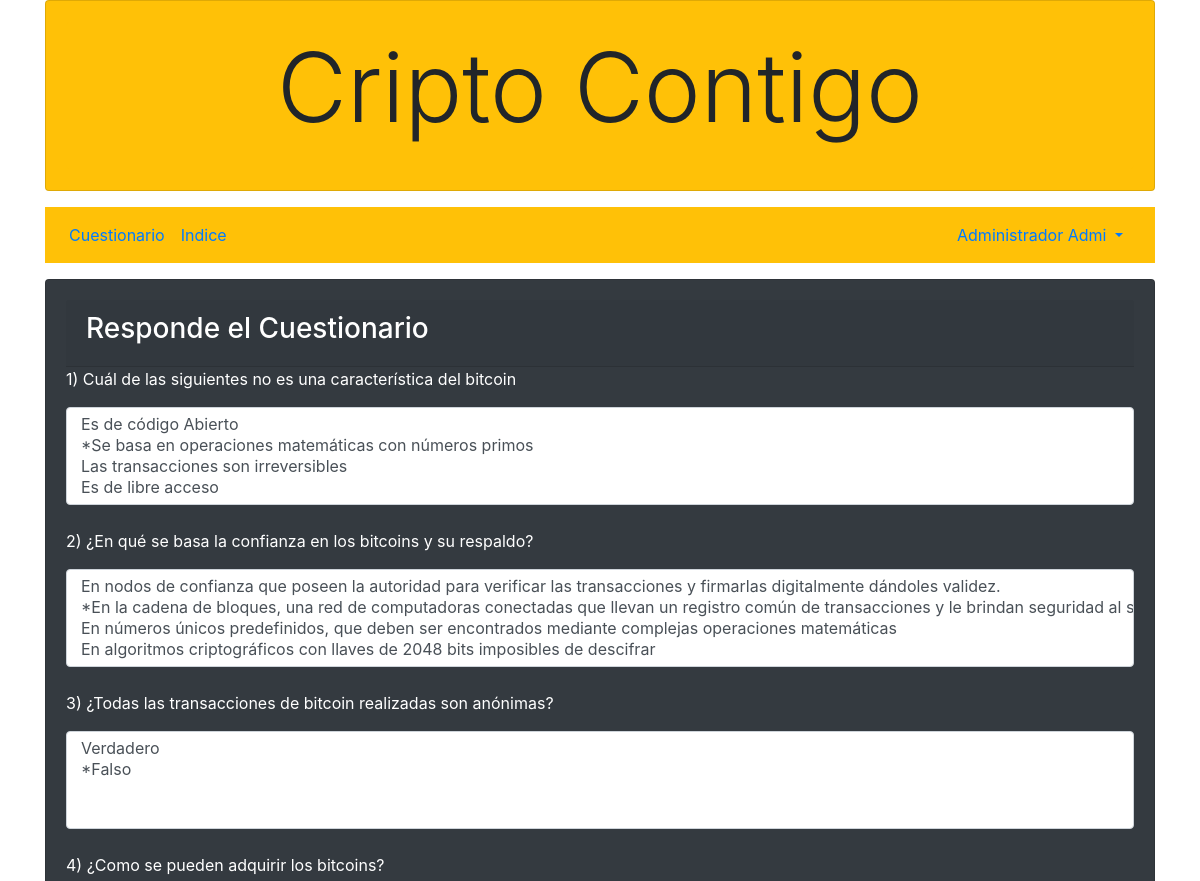
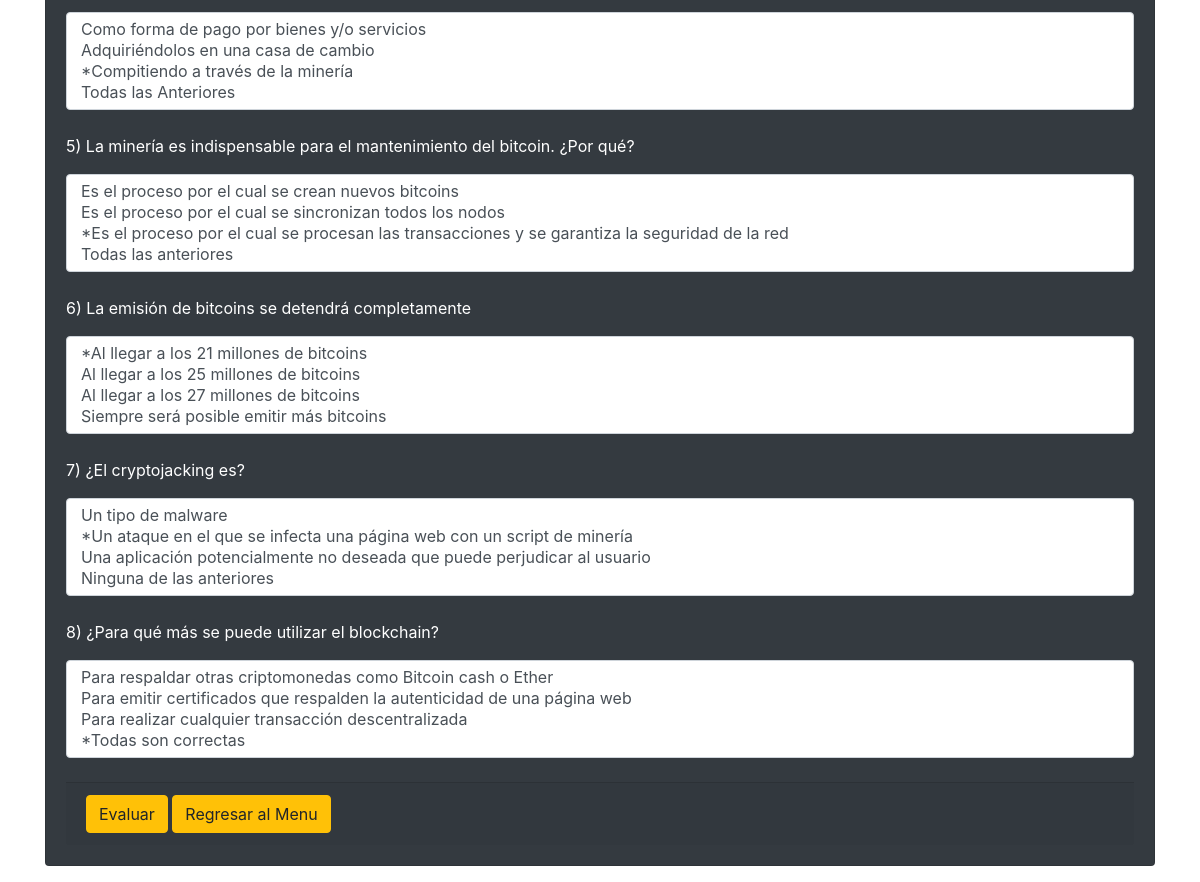
Screenshot of /evaluacion.php (signed in) with the database file from the repository (2 pictures, top to bottom).
### tables this page shows
CREATE TABLE `cuestionario` (
  `idpregunta` int(11) NOT NULL,
  `pregunta` text NOT NULL,
  `respuesta1` text NOT NULL,
  `respuesta2` text NOT NULL,
  `respuesta3` text NOT NULL,
  `respuesta4` text NOT NULL,
  `correcta` int(11) NOT NULL
);

### evaluacion.php (the view, shortened to what this page needs)
    <?php include 'encabezado.php'; ?>
    <?php include 'usuario.php'; ?>
    <?php
      $base=getPDO();
    ?>
    <div class="card bg-dark mb-3">
      <div class="card-body text-white">
        <div class="card-header"><h3>Responde el Cuestionario</h3></div>
         <form action='evaluacion.php' method='POST'>
            <?php
              $conexion = $base->query("SELECT * FROM cuestionario");
              $registros = $conexion->fetchAll(PDO::FETCH_OBJ);
              $lineas=1;
              foreach($registros as $preguntas):?>
                  <p><?php echo $preguntas->pregunta?></p>
                  <select class="custom-select" size="4" id="pregunta1" name="<?php echo 'respuesta'.$lineas?>">
                      <option value="1"><?php echo $preguntas->respuesta1?></option>
                      <option value="2"><?php echo $preguntas->respuesta2?></option>
                      <option value="3"><?php echo $preguntas->respuesta3?></option>
                      <option value="4"><?php echo $preguntas->respuesta4?></option>
                  </select>
                  <input type="hidden" id="idpregunta1" name="<?php echo 'idpregunta'.$lineas++?>" value="<?php echo $preguntas->idpregunta?>">
                  <br><br>
              <?php endforeach;
          ?>
        <div class="card-footer">
            <button class="btn btn-warning" name='guardar' value='guardar'>Evaluar </button>
            <a class="btn btn-warning" href="menu.php">Regresar al Menu</a>
        </div>
      </form>
    </div>
   </div>
</div>
<?php include 'pie.php'; ?>

### rows the page displays
cuestionario: pregunta "1) Cuál de las siguientes no es una característica del bitcoin"
cuestionario: pregunta "2) ¿En qué se basa la confianza en los bitcoins y su respaldo?"
cuestionario: pregunta "3) ¿Todas las transacciones de bitcoin realizadas son anónimas?"
cuestionario: pregunta "4) ¿Como se pueden adquirir los bitcoins?"
cuestionario: pregunta "5) La minería es indispensable para el mantenimiento del bitcoin. ¿Por qué?"
cuestionario: pregunta "6) La emisión de bitcoins se detendrá completamente"
cuestionario: pregunta "7) ¿El cryptojacking es?"
cuestionario: pregunta "8) ¿Para qué más se puede utilizar el blockchain?"

### other values shown
$_SESSION["usuario"] "Administrador Admi"
